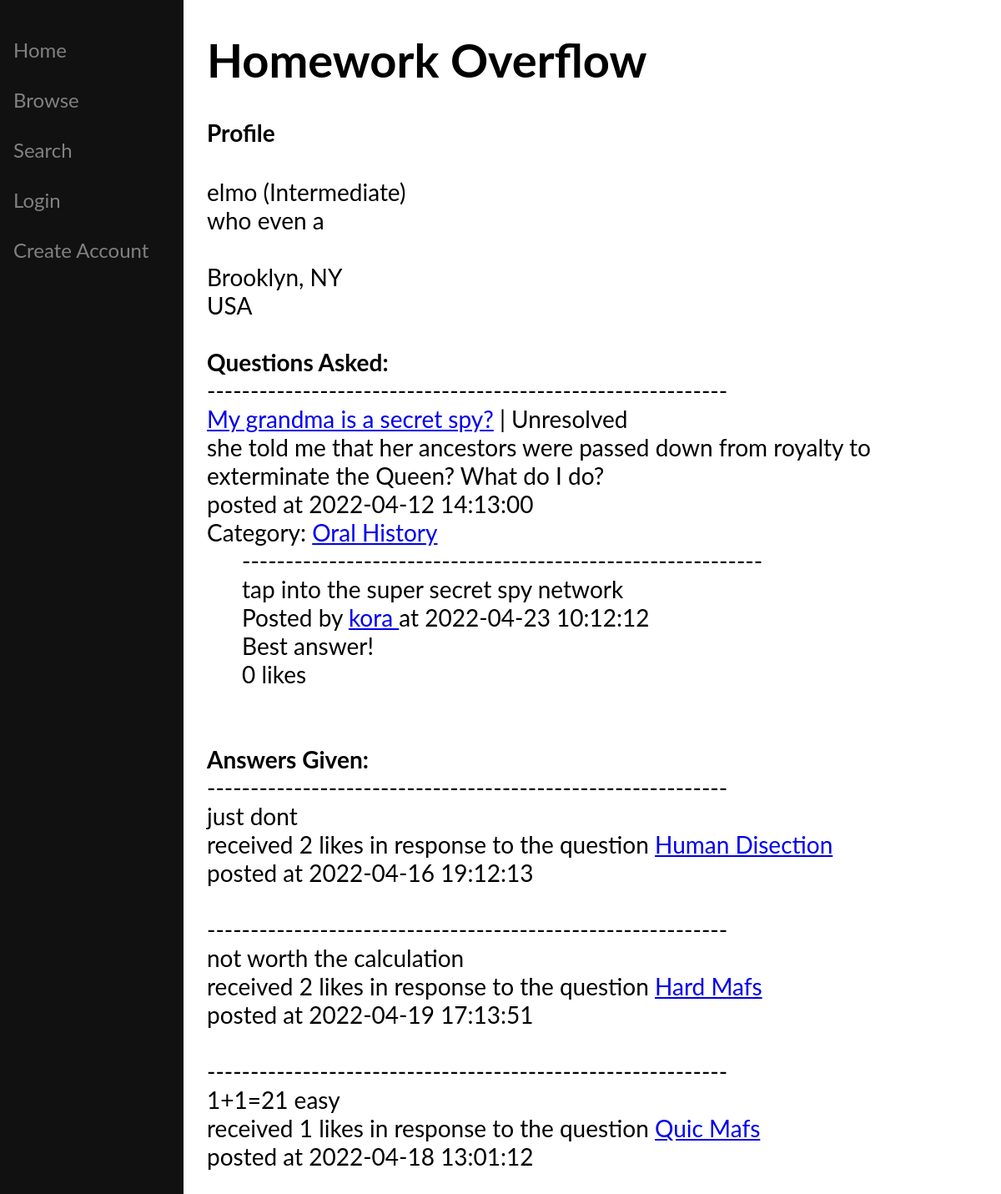
The page /profile.php?u=elmo on the database its author committed.
### tables this page shows
Create table Users(
                      username varchar(24) primary key unique,
                      pw varchar(64) not null,
                      email varchar(48),
                      city varchar(24),
                      state varchar(24),
                      country varchar(24),
                      pf text
     
);

Create table Answers(
                        aid varchar(4) primary key,
                        qid varchar(4) not null,
                        body text not null,
                        best integer,
                        t datetime,   
                        username varchar(24),

                        constraint chk_best check (best IN(0, 1)),

                        foreign key(username) references Users(username),
                        foreign key(qid) references Questions(qid)
);

Create table Questions(
                          qid varchar(4) primary key,
                          title text not null,
                          body text not null,
                          resolved integer,
                          t datetime,   
                          username varchar(24),

                          constraint chk_resolved check (resolved IN(0, 1)),

                          foreign key (username) references Users(username)
);

### profile.php (the view, shortened to what this page needs)
<!DOCTYPE html>
<?php
    $u = $_GET["u"];
    $conn = sql_connect();
    $rank = "Beginner";
    $USER_TIERS = array("Beginner" => 4, "Intermediate" => 8, "Expert" => 10);
    $sql = "SELECT * FROM Posts";
    $result = $conn->query($sql);
    if ($result->num_rows > 0) {
        while($row = $result->fetch_assoc()) {
            if ($u==$row['username']){
                if($row['num_posts'] < $USER_TIERS["Beginner"]){
                    $rank = "Beginner";
                } else if($row['num_posts'] < $USER_TIERS["Intermediate"]){
                    $rank = "Intermediate";
                } else {
                    $rank = "Expert";
                }
            }
        }
    }
    $sql = "SELECT * FROM Users WHERE username='{$u}'";
    $result = $conn->query($sql);
?>
<html>
<head>
</head>
<div class="sidenav">
    <?php
    echo "<br><a href=index.php>Home</a><br>";
    echo "<a href='browse.php?cat='>Browse</a><br>";
    echo "<a href='search.php?keywords='>Search</a><br>";
    if($_SESSION["user"] == ""){
        echo "<a href='login.php'>Login</a><br>";
        echo "<a href='register.php'>Create Account</a>";
    } else {
        echo "<a href='post.php'>Post a Question</a><br>";
        echo "<a href='profile.php?u=". $_SESSION["user"] ."'>View Profile</a><br>";
        echo "<a href='logout.php'>Logout</a><br>";
    }
    ?>
</div>
<div class="main">
    <h1>Homework Overflow</h1>
    <h4>Profile</h4>
    <?php
    if($result->num_rows > 0){
        $result = $result->fetch_assoc();
        echo $result["username"] . " ($rank)";
        if(!empty($result["pf"])){
            echo "<br>" . $result["pf"];
        }
        if(!empty($result["city"]) && !empty($result["state"])){
            echo "<br><br>" . $result["city"] . ", " . $result["state"];
        } else if(!empty($result["city"])){
            echo "<br><br>" . $result["city"];
        } else {
            echo "<br><br>" . $result["state"];
        }
        if(!empty($result["country"])){
            echo "<br>" . $result["country"];
        }
        echo "<br><br>";
        $sql = "SELECT * FROM Questions join Categories using(qid) WHERE username='{$u}'";
        $result = $conn->query($sql);
        echo "<b>Questions Asked:</b>";
        if($result->num_rows > 0){
            $questions = array();
            $questionsText = array();
            while($row = $result->fetch_assoc()){
                if(!in_array($row["qid"], $questions)){
                    array_push($questions, $row["qid"]);
                    if($row["resolved"] == 1){
                        array_push($questionsText,
                            "<br>------------------------------------------------------------<br>" .
                            "<a href='question.php?qid=" . $row["qid"] . "&title=" . $row["title"] . "'>{$row["title"]}</a> | Resolved<br>" .
                            $row['body'] . "<br>" .
                            "posted at " . $row["t"] . "<br>Category: <a href='browse.php?cat=" . $row["cat"] . "'> {$row["cat"]} </a>"
                        );
                    } else {
                        array_push($questionsText,
                            "<br>------------------------------------------------------------<br>" .
                            "<a href='question.php?qid=" . $row["qid"] . "&title=" . $row["title"] . "'>{$row["title"]}</a> | Unresolved<br>" .
                            $row['body'] . "<br>" .
                            "posted at " . $row["t"] . "<br>Category: <a href='browse.php?cat=" . $row["cat"] . "'> {$row["cat"]} </a>"
                        );
                    }
                }
                else {
                    $index = array_search($row["qid"], $questions);
                    $questionsText[$index] = $questionsText[$index] . "and " . "<a href='browse.php?cat=" . $row["cat"] . "'> {$row["cat"]} </a>";
                }
            }
            foreach($questionsText as $index => $text){
                echo $text . "<br>";
                $qid = $questions[$index];
                $sql = "SELECT * FROM Answers WHERE qid='{$qid}' order by best desc, t desc";
                $result = $conn->query($sql);
                if($result->num_rows > 0){
                    while($row = $result->fetch_assoc()){
                        echo "&emsp;&emsp;------------------------------------------------------------<br>&emsp;&emsp;";
                        echo $row["body"] . "<br>&emsp;&emsp;Posted by ";
                        echo "<a href='profile.php?u=" . $row["username"] . "'> {$row["username"]} </a>";
                        echo " at " . $row["t"] . "<br>&emsp;&emsp;";
                        if($row["best"] == 1){
                            echo "Best answer!<br>&emsp;&emsp;";
                        }
                        $sql_likes = "select count(aid) as num from likes join answers using(aid) where aid = '{$row["aid"]}' group by aid";
                        $res = $conn->query($sql_likes);
                        if($res->num_rows > 0){
                            while($r = $res->fetch_assoc()){
                                echo $r["num"] . " ";
                            }
                        } else {
                            echo "0 ";
                        }
                        echo "likes<br>";
                    }
                }
            }
        }
        $sql = "SELECT Answers.aid, Answers.body, Answers.t, Questions.title, Questions.qid FROM Answers join Questions using(qid) where Answers.username = '{$u}'";
        $result = $conn->query($sql);
        echo "<br><br><b>Answers Given:</b><br>";
        if($result->num_rows > 0){
            while($row = $result->fetch_assoc()){
                $sql_likes = "select count(aid) as num from likes join answers using(aid) where aid = '{$row["aid"]}' group by aid";
                $res = $conn->query($sql_likes);
                if($res->num_rows > 0){
                    while($r = $res->fetch_assoc()){
                        $num_likes = $r["num"];
                    }
                } else {
                    $num_likes = 0;
                }
                echo "------------------------------------------------------------<br>";
                echo $row["body"] . "<br> received " . $num_likes . " likes ";
                echo "in response to the question <a href='question.php?qid=" . $row["qid"] . "&title=" . $row["title"] . "'>{$row["title"]}</a><br>" . " posted at " . $row["t"] . "<br><br>";
            }
        } else {
            echo "No answers have been posted yet<br>";
        }
    } else {
        echo "No user with that username exists.";
    }
    ?>
</div>
</html>

### profile.php (style rules this page uses)
.sidenav { height: 100%; width: 220px; position: fixed; z-index: 1; top: 0; left: 0; background-color: #111; overflow-x: hidden; padding-top: 20px; }
.sidenav a { padding: 6px 8px 6px 16px; text-decoration: none; font-size: 24px; color: #818181; display: block; }
.main { margin-left: 230px; font-size: 28px; padding: 0px 10px; }

### rows shown on the page
users: username "elmo", pf "who even a", city "Brooklyn", state "NY", country "USA"
answers: body "tap into the super secret spy network", username "kora", t "2022-04-23 10:12:12", best "Best answer!"
answers: body "just dont", num_likes "2", qid.title "Human Disection", t "2022-04-16 19:12:13"
answers: body "not worth the calculation", num_likes "2", qid.title "Hard Mafs", t "2022-04-19 17:13:51"
answers: body "1+1=21 easy", num_likes "1", qid.title "Quic Mafs", t "2022-04-18 13:01:12"

### other values the page prints
$rank "Intermediate"
